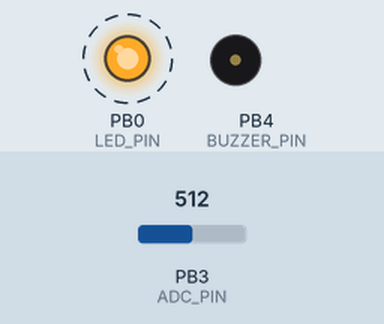
Bench run of a program on a simulated ATtiny45, built with avr-gcc and emulated at 1 MHz. Parts: output pins drawn as LEDs (lit = HIGH), buzzer (waves = sounding). Dashed ring = blinking. The test bench sets the inputs (shaded band); at power-on: PB3 (ADC_PIN) = 512. Sleep ends after the set time or at an interrupt; EEPROM starts erased; pins used as bus, display or sensor lines are not drawn.

Above: at 1.25 s.
1.3 s: PB3 (ADC_PIN) set to 501
At 3.5 s:
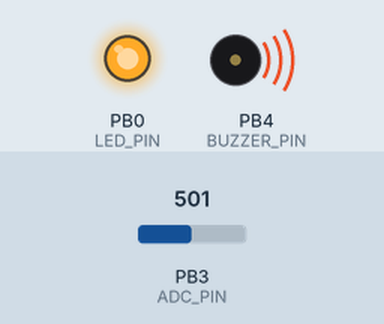
4.3 s: PB3 (ADC_PIN) set to 511
At 5.7 s:
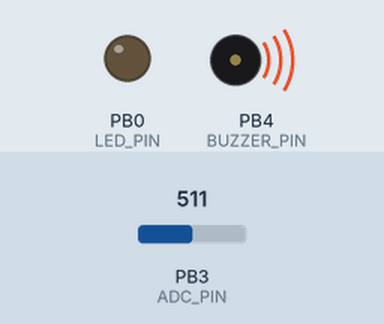
6.0 s: PB3 (ADC_PIN) set to 306
At 6.9 s:
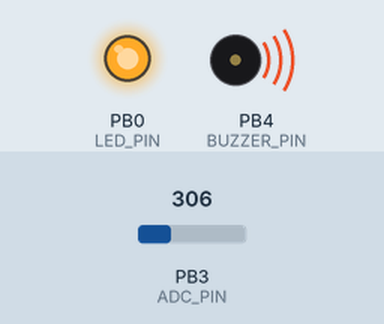
7.6 s: PB3 (ADC_PIN) set to 716
At 8.1 s:
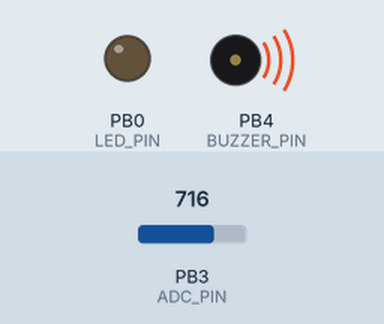
Timing chart, 0 to 10.2 s (numbered marks = the images above; inputs shaded):
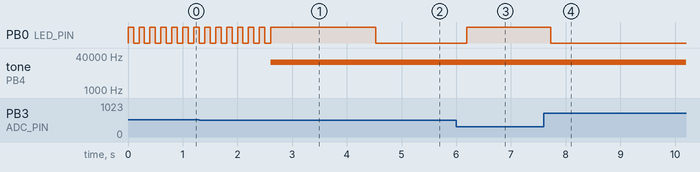

Measured:
- the behaviour switches between 509 and 508 on PB3 (ADC_PIN) (found by bisection; images 0 and 1)
- after the input at 1.3 s, tone on PB4 (BUZZER_PIN): silent → 20833 Hz after 1.3 s
- after the input at 4.3 s, PB0 (LED_PIN): HIGH → LOW after 0.23 s
- after the input at 6.0 s, PB0 (LED_PIN): LOW → HIGH after 0.19 s
- after the input at 7.6 s, PB0 (LED_PIN): HIGH → LOW after 0.13 s
- by itself, PB0 (LED_PIN): alternates HIGH for 0.10 s and LOW for 0.10 s, 14 changes in all, then stays HIGH

The program:

main.c
```c
/*
 * 1sVoltageMonitor.c
 *
 * Created: 22/06/2018 8:06:59 PM
 * Author : Frank Tkalcevic
 */

#include <avr/io.h>
#include <util/delay.h>
#include <avr/eeprom.h>
#include <util/crc16.h>
#include <avr/interrupt.h>
#include <avr/sleep.h>
#include <avr/wdt.h>
#include <avr/cpufunc.h>

#define LED_PIN		PB0
#define BUZZER_PIN	PB4
#define ADC_PIN		PB3
#define SWITCH_PIN	PB1

#define UNUSED_PINS	(_BV(PB2) | _BV(PB5))

#define SETUP_SAMPLES 16

// Use PNP for output (active low)
#define PWM_INVERTED

// Select frequency (or none for dc buzzer)
//#define PWM300
#define PWM2670
//#define PWM2730
//#define PWM2830
//#define PWM4000
//#define PWM4400

#define PWM (defined(PWM2730) || defined(PWM4000) || defined(PWM4400) || defined(PWM300) || defined(PWM2670) || defined(PWM2830))

struct EEPROMData
{
	int8_t crc;
	uint16_t low_voltage;
};

static uint8_t calcCRC(uint16_t value)
{
	uint8_t crc = 0x72;
	crc = _crc_ibutton_update(crc, value & 0xFF);
	crc = _crc_ibutton_update(crc, value >> 8);
	return crc;
}

static void PWMOn()
{
#if PWM
	// Setup transducer timer1 -4.4kHz
	TCCR1 = _BV(CTC1) |					// Clear counter on OCR1C match
#if defined(PWM300)
			_BV(CS11);					// Prescale /2
#else
			_BV(CS10);					// Prescale /1
#endif
	GTCCR = _BV(PWM1B) |				// PWM mode
			_BV(COM1B0);				// toggle oc1b

	#ifdef PWM4400
		OCR1B = 14;	//4400
		OCR1C = 28;
	#elif defined(PWM2670)
		OCR1B = 23;	//2670
		OCR1C = 47;
	#elif defined(PWM2730)
		OCR1B = 23;	//2730
		OCR1C = 46;
	#elif defined(PWM2830)
		OCR1B = 22;	//2730
		OCR1C = 44;
	#elif defined(PWM4000)
		OCR1B = 15;	//4000
		OCR1C = 31;
	#elif defined(PWM300)
		OCR1B = 104;	//300
		OCR1C = 207;
	#endif
#else
	#ifdef PWM_INVERTED
		PORTB &= ~_BV(BUZZER_PIN);
	#else
		PORTB |= _BV(BUZZER_PIN);
	#endif
#endif
}

static void PWMOff()
{
#if PWM
	GTCCR = 0;
	TCCR1 = 0;				// clk stopped
#endif
	#ifdef PWM_INVERTED
		PORTB |= _BV(BUZZER_PIN);
	#else
		PORTB &= ~_BV(BUZZER_PIN);
	#endif
}


ISR(WDT_vect)
{
	wdt_reset();
}

int main(void)
{
	CLKPR = _BV(CLKPCE);
	CLKPR = _BV(CLKPS2) | _BV(CLKPS1);

	// Outputs
	DDRB |= _BV(LED_PIN) | _BV(BUZZER_PIN);
	// Pullup on switch input
	PORTB |= _BV(SWITCH_PIN) | UNUSED_PINS;

	// Set up ADC
	ADMUX = _BV(REFS2) | _BV(REFS1) |	// Internal 2.56v reference
			0 |							// Right adjust result
			_BV(MUX1) | _BV(MUX0);		// ADC3(PB3)
	ADCSRA = _BV(ADEN) |				// ADC Enable
			0 |							// manual trigger
			0 |							// No interrupts
			0;							// Prescale x2
	ADCSRB = 0;
	DIDR0 = _BV(ADC3D);
	_delay_ms(1);


	// throw the first value away
	ADCSRA |= _BV(ADSC);
	while ( (ADCSRA & ~_BV(ADSC)) == 0 )
		continue;

	PRR |= _BV(PRUSI);	// we don't use USI
	PRR |= _BV(PRTIM0);	// we don't use TIMER0

	PWMOff();

#if 0
	PWMOn();
	for(;;){}
#endif

	struct EEPROMData data;
	eeprom_read_block( &data, 0, sizeof(data) );
	uint16_t low_voltage_cutoff = data.low_voltage;
	uint8_t crc = calcCRC( low_voltage_cutoff );

	// if there is no stored low voltage value, or the switch is pressed, we go into calibrate mode
	if ( crc != data.crc ||
		 (PINB & _BV(SWITCH_PIN)) == 0 )
	{
		// Average n samples
		uint16_t sum = 0;
		for ( int i = -10; i < SETUP_SAMPLES; i++ )
		{
			if ( i==0 ) sum = 0;

			PINB |= _BV(LED_PIN);

			ADCSRA |= _BV(ADSC);
			while ( (ADCSRA & ~_BV(ADSC)) == 0 )
				continue;
			sum += ADC;

			_delay_ms(100);
		}
		PORTB &= ~_BV(LED_PIN);
		low_voltage_cutoff = sum/SETUP_SAMPLES;
		data.crc = calcCRC( low_voltage_cutoff );
		data.low_voltage = low_voltage_cutoff;
		eeprom_write_block( &data, 0, sizeof(data) );
	}

	sei();
	set_sleep_mode(SLEEP_MODE_IDLE);

	uint8_t beeper = 0;
	while (1)
	{
		// Watchdog reset (wake from sleep)
		ADCSRA |= _BV(ADSC);
		while ( (ADCSRA & ~_BV(ADSC)) == 0 )
			continue;
		ADCSRA |= _BV(ADSC);
		while ( (ADCSRA & ~_BV(ADSC)) == 0 )
			continue;

		uint16_t v = ADC;
		if ( v < low_voltage_cutoff )
		{
			PORTB |= _BV(LED_PIN);
			//PORTB |= _BV(BUZZER_PIN);
			if ( beeper & 1 )
				PWMOff();
			else
				PWMOn();
			beeper++;
		}
		else
		{
			PORTB &= ~_BV(LED_PIN);
			PWMOff();
			beeper = 0;
		}

		WDTCR = _BV(WDE) |					// Watch dog enable
				_BV(WDIE) |					// watch dog interrupt
				_BV(WDP1) | _BV(WDP0);		// 0.125ms
		sleep_mode();	// we'll be woken by the watchdog.
	}
}
```
